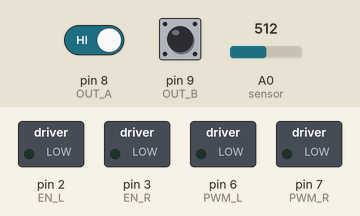
Simulated run of this sketch. Board: Arduino Uno, built with avr-gcc and run on an emulated ATmega328P. On the bench: switched loads named in the sketch (green lamp = pin HIGH). Inputs (shaded band) come from the test bench; at power-on: pin 8 (OUT_A) HIGH, pin 9 (OUT_B) HIGH, A0 (sensor) = 512. What the sketch prints to the serial monitor is not drawn.

Above: at 0.1 s.
At 3.2 s:
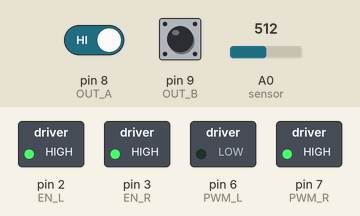
3.3 s: pin 8 (OUT_A) driven LOW
Timing chart, 0 to 6.3 s (numbered marks = the images above; inputs shaded):
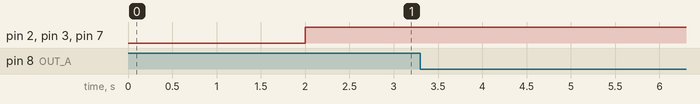

The sketch:

test_motor.ino
```cpp
#include "Arduino.h"


//-- Driver pin
const static int PWM_R = 7;
const static int PWM_L = 6;
const static int EN_R = 3;
const static int EN_L = 2;
//-- Encoder pin
const static int OUT_A = 8;
const static int OUT_B = 9;
//-- Encoder stuff
int counter(0);
int state(0);
int state_B(0);
int last_state(0);

void setup() {

  //-- Initialize serial
  Serial.begin(9600);

  delay(2000);
  //-- Driver setup
  pinMode(EN_R, OUTPUT);
  pinMode(EN_L, OUTPUT);
  pinMode(PWM_R, OUTPUT);
  pinMode(PWM_L, OUTPUT);

  //-- Encoder setup
  pinMode(OUT_A, INPUT);
  pinMode(OUT_B, INPUT);
  last_state = digitalRead(OUT_A);
}


void loop() {


  //-- Enable the driver
  digitalWrite(EN_R, HIGH);
  digitalWrite(EN_L, HIGH);

  //-- Write PWM
  analogWrite(PWM_R, 200);
  analogWrite(PWM_L, 0);
  delay(2000);

  //-- current sensor
  unsigned int x=0;
float AcsValue=0.0,Samples=0.0,AvgAcs=0.0,AcsValueF=0.0;

  for (int x = 0; x < 150; x++){ //Get 150 samples
  AcsValue = analogRead(A0);     //Read current sensor values
  Samples = Samples + AcsValue;  //Add samples together
  delay (3); // let ADC settle before next sample 3ms
}
AvgAcs=Samples/150.0;//Taking Average of Samples

//((AvgAcs * (5.0 / 1024.0)) is converitng the read voltage in 0-5 volts
//2.5 is offset(I assumed that arduino is working on 5v so the viout at no current comes
//out to be 2.5 which is out offset. If your arduino is working on different voltage than
//you must change the offset according to the input voltage)
//0.185v(185mV) is rise in output voltage when 1A current flows at input
AcsValueF = (2.5 - (AvgAcs * (5.0 / 1024.0)) )/0.185;
Serial.print(AcsValueF);//Print the read current on Serial monitor
  delay(50);


  //-- Encoder part
  state = digitalRead(OUT_A);
  state_B = digitalRead(OUT_B);
  Serial.print("A : ");Serial.println(state);
  Serial.print("B : ");Serial.println(state_B);
  if(state != last_state){
    if(state_B != state){
      counter++;
    }else{
      counter--;
    }
    Serial.print("Position : ");
    Serial.println(counter);
  }
  last_state = state;
  delay(10);


}


//Position : -101
//-0.19A : 0
//B : 0
//-0.26A : 1
//B : 1
//Position : -102
//0.11A : 1
//B : 1
//-0.07A : 0
//B : 0
//Position : -103
//-0.37A : 0
//B : 1
//-0.03A : 1
```

Measured:
- after the input at 3.3 s, every drawn part: stays the same
